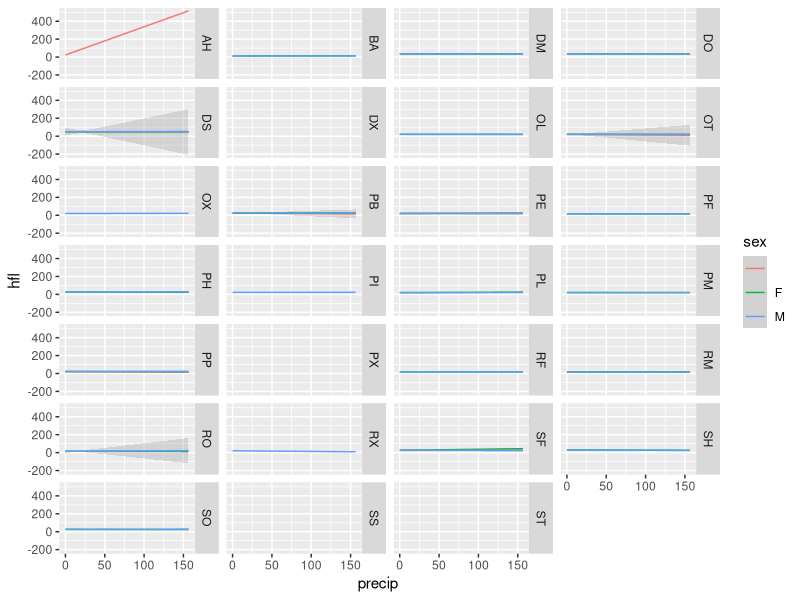

Write the R code that produced this figure. (Note: this script raises an error after producing the figure.)
rm(list = ls())
library(ggplot2)
a <- read.csv("../Data/rodents.csv")
#a <- subset(a, a$sex != P)
model <- lm(hfl~precip+species, data = a)
#boxplot(hfl~precip+tag, data = a)

require(dplyr) 	

p <- ggplot(a, aes(x = precip, y = hfl,
                      color = sex))
#p <- p+ geom_boxplot()
p <- p +geom_smooth(method = "lm", fullrange=TRUE,alpha=I(.3), size = I(0.5))
p <- p + facet_wrap(~species,  ncol=4,nrow=7, strip.position = "right") 
pdf("../Results/hfl_precip.pdf")
p
graphics.off()